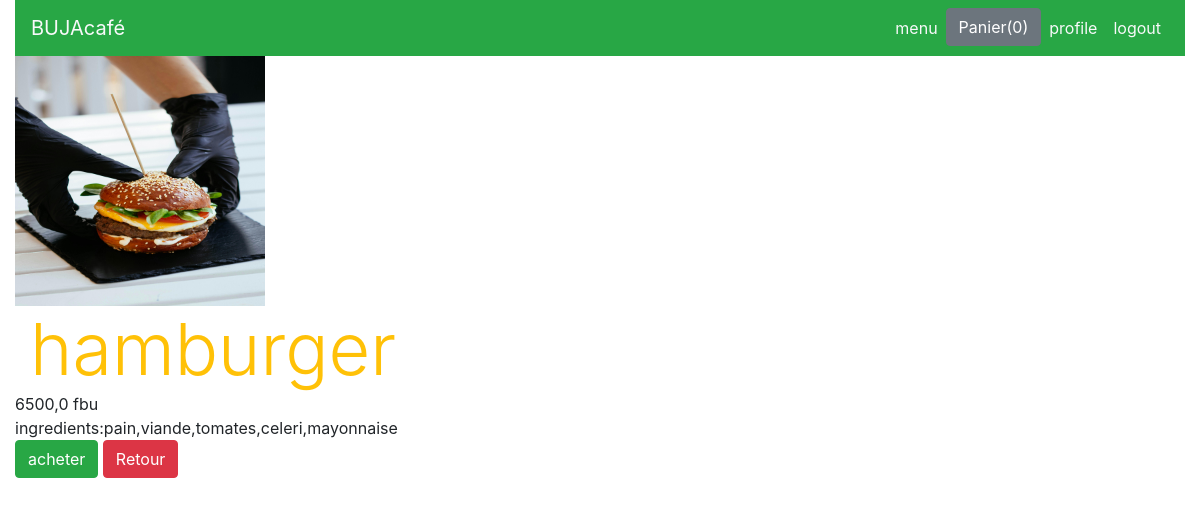
Screenshot of /21 with the database file from the repository.
### steakhouse/models.py (models this page shows, shortened)
class Produit(models.Model):
    id = models.AutoField(primary_key=True)  # Champ id auto-incrément
    title=models.CharField(max_length=30,editable=True)
    prix=models.FloatField(editable=True)
    description=models.TextField(editable=True)
    category=models.ForeignKey(Category,on_delete=models.CASCADE)
    image=models.ImageField(default='default.png',upload_to='images',validators=[FileExtensionValidator(['png','jpg','jpeg','webp'])])
    date_ajout=models.DateTimeField(auto_now=True)
    class Meta:
        ordering = ['-date_ajout']

### steakhouse/views.py (the view)
# urls.py: path('<int:myid>',detail,name='detail'),
def detail (request,myid):
     produit_object=Produit.objects.get(id=myid)
     return render (request,'shop/detail.html',{'produit':produit_object})

### steakhouse/templates/shop/detail.html
{% extends "shop/base.html" %}
{% block content %}
<div class="row">
    <div class="col-md-6">
        <div>
            <img src="{{produit.image}}" width="250px " height="250px">
        </div>
        <div class="col-md-6">
            <div class="text-warning display-3">
            {{ produit.title }}
            </div>
        </div class="text-danger">
        <div>
            {{ produit.prix }} fbu
        </div>
        <div>
            {{ produit.description }}
        </div>
        <a href=""><button class="btn btn-success">acheter</button></a>
        <a href="{% url 'home' %}" class="btn btn-danger">Retour</a>
    </div>
</div>
{% endblock %}

### rows the page displays
Produit: image (picture), title "hamburger", prix "6500,0", description "ingredients:pain,viande,tomates,celeri,mayonnaise"
